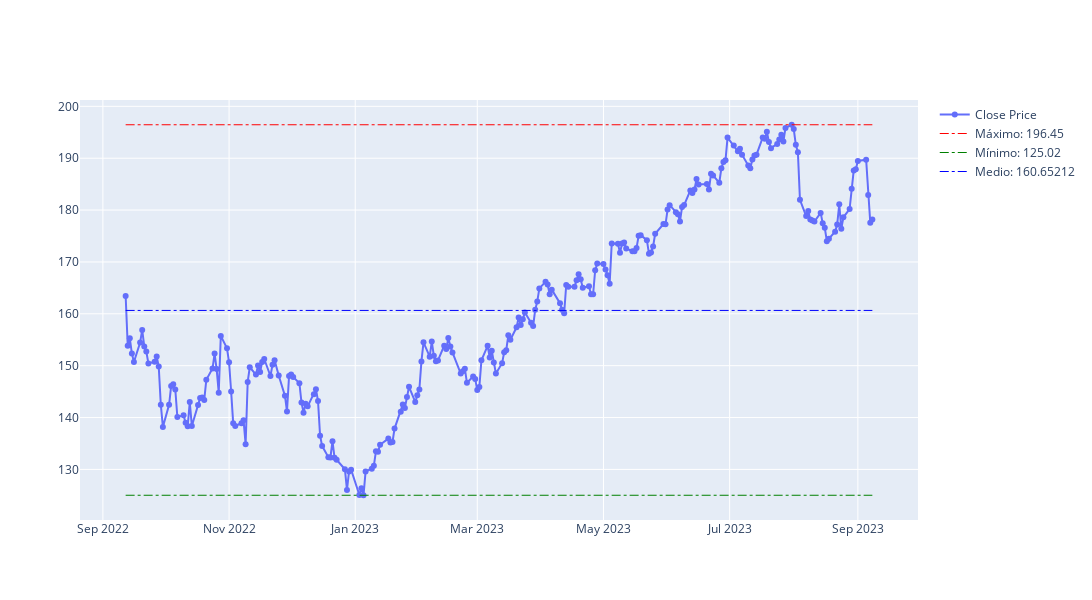

Here is the notebook cell this chart was saved with:
### Code cell
test.get_plot_2()

### Figure 1 — Plotly figure (JSON) as saved in the notebook; plotly's stock layout.template omitted (floating-point values rounded to 4 significant figures; data arrays with more than 128 entries replaced by an {"elided": "..."} marker saying what was removed)
{"data": [{"mode": "lines+markers", "name": "Close Price", "type": "scatter", "x": {"elided": "250 str values"}, "y": {"elided": "250 float values"}}, {"line": {"color": "Red", "dash": "dashdot", "width": 1}, "mode": "lines", "name": "Máximo: 196.45", "type": "scatter", "x": ["2022-09-12", "2023-09-08"], "y": [196.4, 196.4]}, {"line": {"color": "Green", "dash": "dashdot", "width": 1}, "mode": "lines", "name": "Mínimo: 125.02", "type": "scatter", "x": ["2022-09-12", "2023-09-08"], "y": [125.0, 125.0]}, {"line": {"color": "Blue", "dash": "dashdot", "width": 1}, "mode": "lines", "name": "Medio: 160.65212", "type": "scatter", "x": ["2022-09-12", "2023-09-08"], "y": [160.7, 160.7]}], "layout": {"autosize": false, "height": 600, "width": 1700}}
